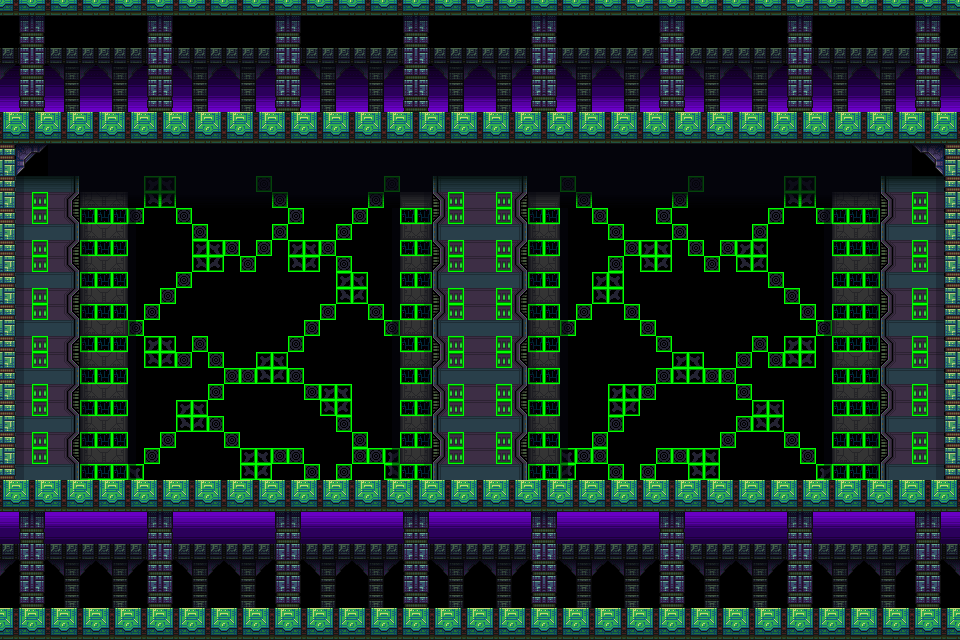

Below is a game level as drawn by its tile map, then a one-line description and the .tmx that defines it (tile-layer data replaced by summaries):
An orthogonal 60x40 tile map with 16x16 px tiles, 4 tile layers (event, back, center, front), 2 tilesets.

<map version="1.0" orientation="orthogonal" renderorder="right-down" width="60" height="40" tilewidth="16" tileheight="16">
 <tileset firstgid="1" name="common" tilewidth="16" tileheight="16">
  <image source="common.png" trans="ffffff" width="1024" height="1024" />
 </tileset>
 <tileset firstgid="4097" name="map_a" tilewidth="16" tileheight="16">
  <image source="map_a.png" trans="ffffff" width="1024" height="1024" />
 </tileset>
 <layer name="event" width="60" height="40">
  <data>[2400 cells, 311 non-empty, 9 distinct tile ids]</data>
 </layer>
 <layer name="back" width="60" height="40">
  <data>[2400 cells, 2340 non-empty, 36 distinct tile ids]</data>
 </layer>
 <layer name="center" width="60" height="40">
  <data>[2400 cells, 700 non-empty, 24 distinct tile ids]</data>
 </layer>
 <layer name="front" width="60" height="40">
  <data>[2400 cells, 300 non-empty, 4 distinct tile ids]</data>
 </layer>
</map>
